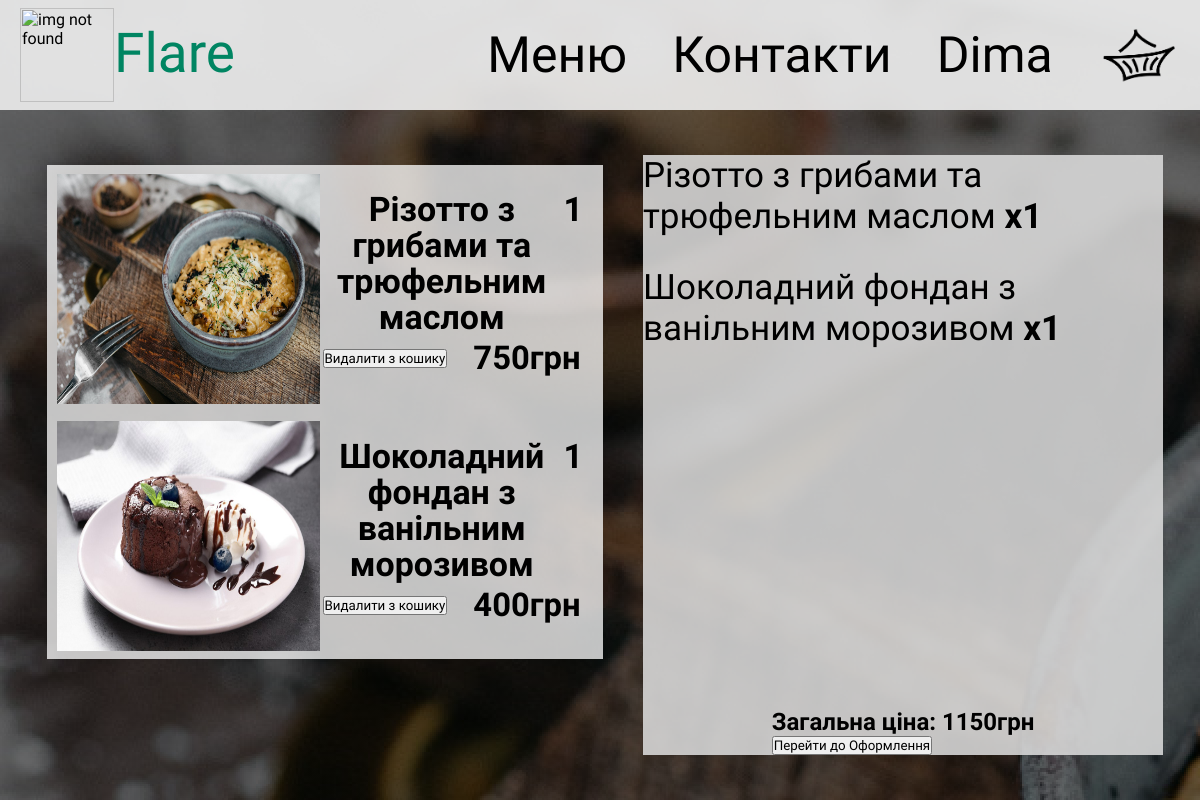
The app's page /cart/ (signed in) with its own data.
### user_app/models.py (models this page shows)
class CartItem(models.Model):
    account = models.ForeignKey(Account, blank = True, on_delete=models.CASCADE, null=True)
    product = models.ForeignKey(Product, blank = True, on_delete=models.CASCADE, null=True)
    count = models.IntegerField()

### menu_app/models.py (models this page shows)
class Product(models.Model):
    name = models.CharField(max_length=255)
    ingredients = models.TextField()
    description = models.TextField()
    price = models.IntegerField()
    image = models.ImageField(upload_to='images/%Y')

### cart_app/views.py (the view)
# urls.py: path('cart/', show_cart, name='cart'),
def show_cart(request):
    context = {}
    account = Account.objects.get(user = request.user)
    cartItems = CartItem.objects.filter(account = account)
    delete_from_cart(request)
    products_in_cart = cartItems
    context['products_in_cart'] = products_in_cart
    full_price = 0
    for product_in_cart in products_in_cart:
        counter_price = product_in_cart.product.price * product_in_cart.count
        full_price += counter_price
        product_in_cart.counter_price = counter_price
    context['full_price'] = full_price
    user_order = ''
    for product_index, product_in_cart in enumerate(products_in_cart):
        user_order += f'{product_in_cart.product.name} у кількості: {[product_in_cart.count]}'
        if len(products_in_cart)-1 != product_index:
            user_order += '); '
        else:
            user_order += ')'
    message = f"Новий заказ!\nІм'я:{account.name}.\nЗаказ:{user_order}.\nЗагальна ціна:{full_price}грн"
    print(message)
    return render(request, 'cart.html', context)

### cart_app/views.py (called while the page is built)
def delete_from_cart(request):
    if request.method == 'POST':
        account = Account.objects.get(email = request.user)
        CartItem.objects.get(pk = request.POST.get('cartItemId')).delete()
        print(request.POST, 'text')
    return JsonResponse({})

### cart_app/templates/cart.html (shortened to what this page needs)
{% extends 'base/base.html' %}
{% load static %}
{% block style %} <link rel="stylesheet" href="{% static 'css/cart.css' %}"> {% endblock %}
{% block content %}
    <div class="align-center-h content-page">
        <div class="align-center-h workspace">
            <div class="align-top-center-h left-part-workspace">
                <div class="product-content">
                    {% for product_in_cart in products_in_cart %}
                        <form class="delete-from-cart" method="post">
                            <div class="align-left-h product_in_cart">
                                <img class="product-image" src="{{product_in_cart.product.image.url}}" style="max-width: 263px; max-width: 263px;">
                                <div class="align-center-v right-part">
                                    <div class="align-top-left-h text-delbutton">
                                        <h3>{{product_in_cart.product.name}}</h3>
                                        <h3>{{product_in_cart.count}}</h3>
                                    </div>
                                    <div class="align-left-h price-delbutton">
                                        <input class="delete_button" type="submit" name="button" value="Видалити з кошику">
                                        <h3>{{product_in_cart.counter_price}}грн</h3>
                                    </div>
                                </div>
                            </div>
                        </form>
                    {% endfor %}
                </div>
            </div>
            <div class="align-top-center-v right-part-workspace">
                <div class="align-top-center-v list-products">
                    {% for text_receipt in products_in_cart %}
                        <div class="solo-product-{{text_receipt.pk}} receipt-text">
                            <p>{{text_receipt.product.name}} <b>x{{text_receipt.count}}</b></p>
                        </div>
                    {% endfor %}
                </div>
                <div class="final-price">
                    <h2 class="price">Загальна ціна: <span class="total-price">{{ full_price }}</span>грн</h2>
                    <a href=""><input class="go-to-order" type="submit" name="order" value="Перейти до Оформлення"></a>
                </div>
            </div>
        </div>
    </div>
{% endblock %}

### main_page/templates/base/base.html (shortened to what this page needs)
{% load static %}
<html lang="en">
<head>
    <link rel="stylesheet" href="{% static 'css/base.css' %}">
    {% block style %} {% endblock %}
</head>
<body>
    <header>
        <div class="align-left-h header">
            <a href="{% url 'main' %}">
                <div class="align-left-h">
                    <div class="icon">
                        <img src="{% static 'img/logo.png' %}" alt="img not found", width="94" height="94px">
                    </div>
                    <div class="name">
                        Flare
                    </div>
                </div>
            </a>
            <div class="align-center-h header_nav_menu">
                <a href="{% url 'menu' %}">Меню</a>
                <a href="{% url 'contacts' %}">Контакти</a>
                {% if user.is_authenticated %}
                    <a href="/logout">{{user.first_name}}</a>
                    <a href="/cart"><img src="{% static 'img/cart.png' %}" alt="img not found", height="66px"></a>
                {% else %}
                    <a href="/login">Увійти</a>
                    <a href="/login"><img src="{% static 'img/cart.png' %}" alt="img not found", height="66px"></a>
                {% endif %}
            </div>
        </div>
    </header>
    <main>{% block content %} {% endblock %}</main>
</body>
</html>

### main_page/static/css/base.css (style rules this page uses)
* { margin: 0; padding: 0; box-sizing: border-box; font-family: 'Marck Script', cursive; }
.header { display: flex; justify-content: space-between; background: rgba(239, 239, 239, 0.9); padding: 0px 20px; position: fixed; width: 100%; height: 110px; left: 0px; top: 0px; z-index: 10; }
.name { width: 124px; height: 69px; font-family: 'Marck Script'; font-weight: 400; font-size: 55px; color: #008562; }
.header_nav_menu { font-size: 50px; gap: 45px; }
a { text-decoration: none; color: black; }
main { background-color: #bababa; }
.right-part { width: 33.3%; height: 351px; font-style: normal; font-weight: 400; font-size: 31px; line-height: 51px; text-align: center; color: white; justify-content: center; }
.align-top-left-h { display: flex; flex-direction: row; align-items: flex-start; }
.align-top-center-h { display: flex; flex-direction: row; justify-content: center; align-items: flex-start; }
.align-top-center-v { display: flex; flex-direction: column; align-items: center; }
.align-left-h { display: flex; flex-direction: row; align-items: center; }
.align-center-h { display: flex; flex-direction: row; justify-content: center; align-items: center; }
.align-center-v { display: flex; flex-direction: column; justify-content: center; align-items: center; }

### cart_app/static/css/cart.css (style rules this page uses)
* { margin: 0; padding: 0; box-sizing: border-box; font-family: 'Marck Script', cursive; }
.content-page { display: flex; justify-content: center; padding: 110px 0px 0px; isolation: isolate; position: relative; width: 100%; height: 100%; background: linear-gradient(0deg, rgba(0,0,0,0.5), rgba(0,0,0,0.5)), url(../../../media/images/2023/image_2023-06-14_18-07-13_rORXX4h.png); }
.workspace { width: 100%; height: 100%; padding: 0px 37px; gap: 30px; }
.left-part-workspace { padding: 10px; gap: 11px; width: 588px; height: 600px; }
.product_in_cart { width: 556px; height: 247px; background: rgba(255, 255, 255, 0.75); padding: 10px; }
.product-image { height: 230px; }
.text-delbutton { width: 263px; height: 139px; font-style: normal; font-weight: 400; font-size: 29px; line-height: 36px; color: #000000; justify-content: flex-start; }
.price-delbutton { width: 263px; height: 54px; justify-content: center; gap: 26px; font-style: normal; font-weight: 400; font-size: 28px; line-height: 47px; color: black; }
.right-part { width: 263px; height: 227px; }
.right-part-workspace { width: 588px; height: 600px; justify-content: space-between; background: #DDDD; }
.list-products { gap: 30px; }
.receipt-text { font-size: 35px; font-weight: 400; }
.align-top-left-h { display: flex; flex-direction: row; align-items: flex-start; }
.align-top-center-h { display: flex; flex-direction: row; justify-content: center; align-items: flex-start; }
.align-top-center-v { display: flex; flex-direction: column; align-items: center; }
.align-left-h { display: flex; flex-direction: row; align-items: center; }
.align-center-h { display: flex; flex-direction: row; justify-content: center; align-items: center; }
.align-center-v { display: flex; flex-direction: column; justify-content: center; align-items: center; }

### records on screen
CartItem: product.image (picture), product.name "Різотто з грибами та трюфельним маслом", count "1", counter_price "750"
CartItem: product.image (picture), product.name "Шоколадний фондан з ванільним морозивом", count "1", counter_price "400"

### other values on screen
{{ user.first_name }} "Dima"
{{ full_price }} "1150"
